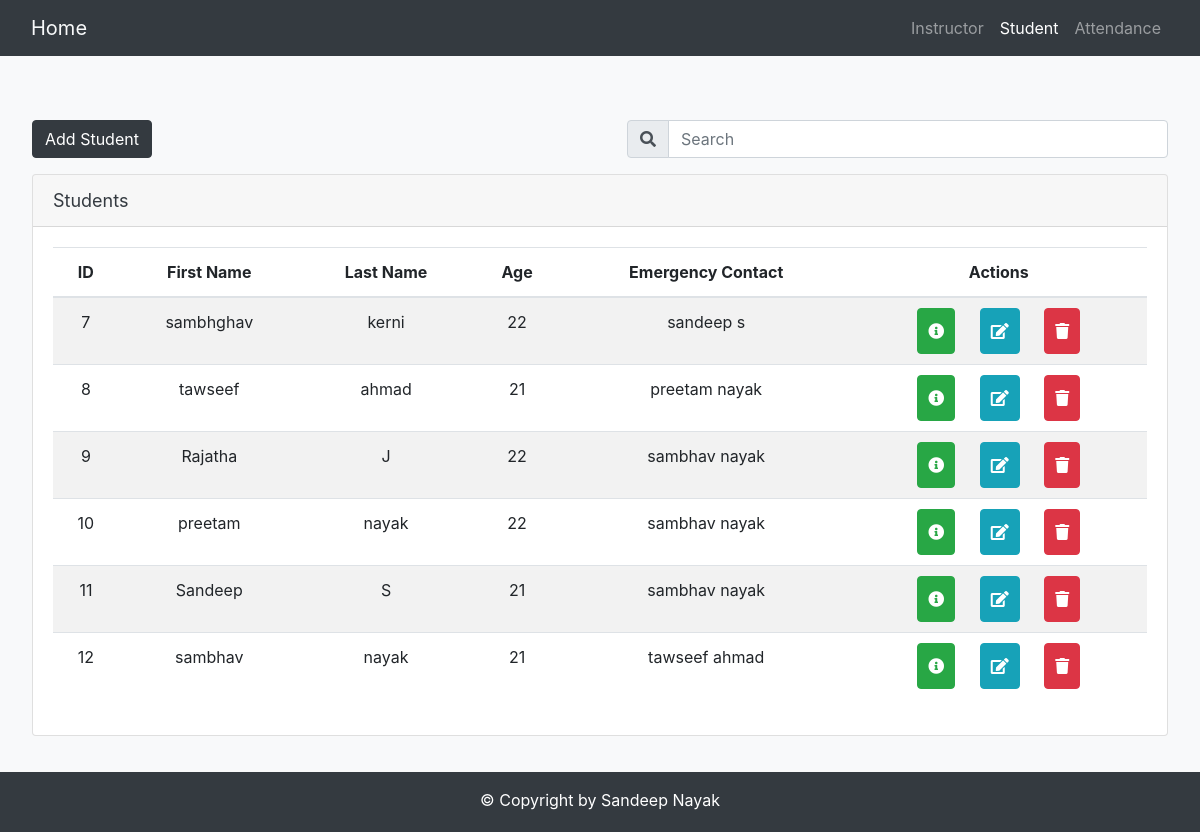
The page /student/ on the database its author committed.
### student/models.py (models this page shows, shortened)
class Student(models.Model):
    first_name = models.CharField(max_length=100)
    last_name = models.CharField(max_length=100)
    street_name = models.CharField(max_length=100, default="NA")
    city = models.CharField(max_length=100, default="NA")
    province = models.CharField(max_length=100, default="NA")
    postal_code = models.CharField(max_length=10, default="NA")
    date_of_birth = models.DateField()
    date_of_joining = models.DateField(default=timezone.now)
    phone_number = models.CharField(validators=[phone_regex], max_length=17, blank=True)
    rank = models.CharField(max_length=50, choices=BELT_COLOR, default='White')
    guardian = models.ForeignKey(Guardian, null=True, blank=True, on_delete=models.SET_NULL, related_name='children')
    def age(self):
        today = date.today()
        return today.year - self.date_of_birth.year - ((today.month, today.day) < (self.date_of_birth.month, self.date_of_birth.day))

class Guardian(models.Model):
    first_name = models.CharField(max_length=100)
    last_name = models.CharField(max_length=100)
    street_name = models.CharField(max_length=100, default="NA")
    city = models.CharField(max_length=100, default="NA")
    province = models.CharField(max_length=100, default="NA")
    postal_code = models.CharField(max_length=10, default="NA")
    phone_number = models.CharField(validators=[phone_regex], max_length=17, blank=True)
    def __str__(self):
        return self.first_name + " " + self.last_name

### student/views.py (the view)
# urls.py: path('student/', views.StudentIndexView.as_view(), name='student'),
class StudentIndexView(generic.ListView):
    template_name = 'student/student.html'
    def get_queryset(self):
        return Student.objects.all()

### student/templates/student/student.html (shortened to what this page needs)
{% extends 'student/base.html' %} {% load staticfiles%} {% block css %}
<link rel="stylesheet" href="{% static 'student\student.css' %}"> {% endblock %}
{% block title%}Students{% endblock %} {% block activestudent %}active{% endblock %} {% block body %}
<div class="jumbotron bg-light">
    <div class="row">
        <div class="col col-lg-12">
            <a class="btn btn-dark" href="{% url 'student:student-add' %}" role="button">Add Student</a>
            <div class="form-group float-right">
                <form action="{% url 'student:student-search' %}" method="GET" accept-charset="utf-8">
                    <div class="input-group">
                        <div class="input-group-prepend">
                            <i class="fa fa-search input-group-text" style="padding-top:10px;"></i>
                        </div>
                        <input
                                class="form-control"
                                type="text" name="q"
                                value="{{request.GET.q}}"
                                placeholder="Search"
                                style="width:500px;"/>
                    </div>
                </form>
            </div>
            {% if object_list %}
            <div style="margin-top:1em" class="card">
                <div class="card-header text-dark table-heading">Students</div>
                <div class="card-body panel-full">
                    <table class="table table-responsive-sm table-striped table-condensed sortable">
                        <thead>
                            <tr class="text-center">
                                <th align="center">ID</th>
                                <th align="center">First Name</th>
                                <th align="center">Last Name</th>
                                <th align="center">Age</th>
                                <th align="center">Emergency Contact</th>
                                <th align="center">Actions</th>
                            </tr>
                        </thead>
                        <tbody id="mySearch">
                            {% for stu in object_list %}
                            <tr class="text-center">
                                <td>
                                    {{ stu.pk }}
                                </td>
                                <td>{{ stu.first_name }}</td>
                                <td>{{ stu.last_name }}</td>
                                <td>{{ stu.age }}</td>
                                <td>{{ stu.guardian }}</td>
                                <td style="padding: 0px">
                                    <a class="btn btn-success click" style="display:'inline-block'" href="{% url 'student:detail' stu.id %}" role="button">
                                        <i class="fas fa-info-circle"></i>
                                    </a>
                                    <a class="btn btn-info click" style="display:'inline-block'" href="{% url 'student:student-update' stu.id %}" role="button">
                                        <i class="fa fa-edit"></i>
                                    </a>
                                    <a class="btn btn-danger click" href="{% url 'student:student-delete' stu.id %}" role="button">
                                        <i class="fa fa-trash"></i>
                                    </a>
                                </td>
                            </tr>
                            {% endfor %}
                        </tbody>
                    </table>
                </div>
            </div>
            {% else %}
                <p> 0 Students Found </p>
            {% endif %}
        </div>
    </div>
</div>
{% endblock %}

### student/templates/student/base.html (shortened to what this page needs)
<!DOCTYPE html>
<html lang="en">
<head>
    <link rel="stylesheet" href="https://stackpath.bootstrapcdn.com/bootstrap/4.1.1/css/bootstrap.min.css"
>
    <link rel="stylesheet" href="https://use.fontawesome.com/releases/v5.0.13/css/all.css"
> {% block css %}{% endblock %}
</head>
<body class="bg-light">
    <nav class="navbar navbar-dark bg-dark navbar-expand-sm m-0">
        <div class="container-fluid">
            <a class="navbar-brand text-light" href="{% url 'student:index' %}">Home</a>
            <div class="navbar-nav">
                <a class="nav-item nav-link {% block activeinstructor %}{% endblock %}" href="{% url 'student:instructor' %}">Instructor</a>
                <a class="nav-item nav-link {% block activestudent %}{% endblock %}" href="{% url 'student:student' %}">Student</a>
   <a class="nav-item nav-link {% block activeattend %}{% endblock %}" href="{% url 'student:attend' %}">Attendance</a>
            </div>
        </div>
    </nav>
    <div>
    {% block body %} {% endblock %}
    </div>
    <footer class="page-footer font-small bg-dark fixed-bottom" style="height: 60px">
        <div class="footer-copyright text-center py-3 text-white">
            © Copyright by Sandeep Nayak
        </div>
    </footer>
</body>
</html>

### student/static/student/student.css (style rules this page uses)
.table-heading { font-size: 18px; }
.click { padding: 10px; margin: 10px; }

### rows shown on the page
Student: pk "7", first_name "sambhghav", last_name "kerni", age "22", guardian "sandeep s"
Student: pk "8", first_name "tawseef", last_name "ahmad", age "21", guardian "preetam nayak"
Student: pk "9", first_name "Rajatha", last_name "J", age "22", guardian "sambhav nayak"
Student: pk "10", first_name "preetam", last_name "nayak", age "22", guardian "sambhav nayak"
Student: pk "11", first_name "Sandeep", last_name "S", age "21", guardian "sambhav nayak"
Student: pk "12", first_name "sambhav", last_name "nayak", age "21", guardian "tawseef ahmad"
